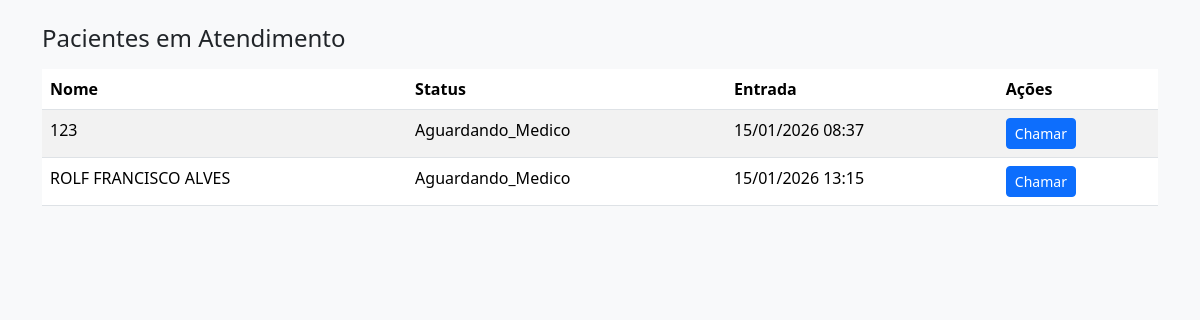
Page /medico/lista_pacientes/ (signed in) on the earlier database version.
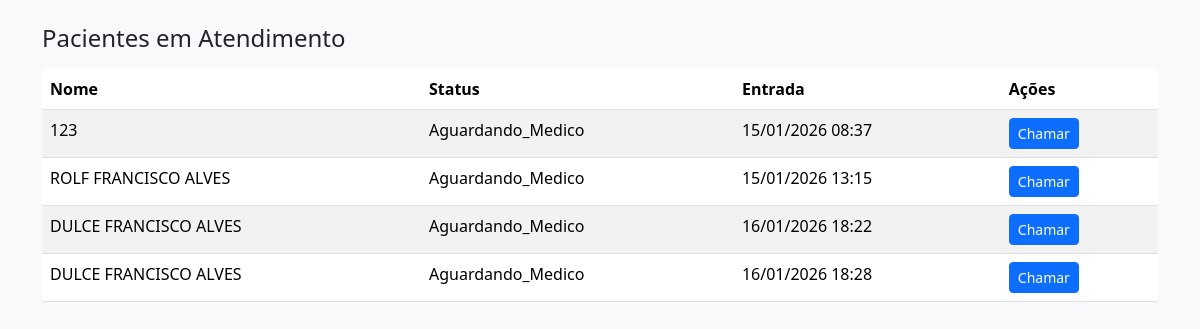
Same page on the later database version.
### triagem/models.py (models this page shows, shortened)
class FilaTriagem(models.Model):
    STATUS_CHOICES = [
        ('aguardando_medico', 'Aguardando Médico'),
        ('em_atendimento', 'Em Atendimento'),
        ('finalizado', 'Finalizado'),
    ]
    paciente = models.ForeignKey(Paciente, on_delete=models.CASCADE)
    data_entrada = models.DateTimeField(auto_now_add=True)
    atendido = models.BooleanField(default=False)
    status = models.CharField(max_length=20, choices=STATUS_CHOICES, default='aguardando_medico')

### paciente/models.py (models this page shows, shortened)
class Paciente(models.Model):
    nome = models.CharField(max_length=100)
    nome_social = models.CharField(max_length=100, blank=True, null=True)
    nome_mae = models.CharField(max_length=100)
    nome_pai = models.CharField(max_length=100, blank=True, null=True)
    cpf = models.CharField(
        max_length=14,
        unique=True,
        validators=[
            RegexValidator(
                r'^\d{3}\.\d{3}\.\d{3}-\d{2}$',
                'CPF inválido! Use XXX.XXX.XXX-XX'
            )
        ]
    )
    data_nascimento = models.DateField()
    SEXO_BIOLOGICO_CHOICES = [
        ('M', 'Masculino'),
        ('F', 'Feminino'),
        ('I', 'Intersexo'),
    ]
    sexo_biologico = models.CharField(max_length=1, choices=SEXO_BIOLOGICO_CHOICES)
    identidade_genero = models.CharField(max_length=50)
    orientacao_sexual = models.CharField(max_length=50)
    NACIONALIDADE_CHOICES = [
        ('BRASILEIRA', 'Brasileira'),
        ('ARGENTINA', 'Argentina'),
        ('BOLIVIANA', 'Boliviana'),
        ('CHILENA', 'Chilena'),
        ('COLOMBIANA', 'Colombiana'),
        ('PARAGUAIA', 'Paraguaia'),
        ('PERUANA', 'Peruana'),
        ('URUGUAIA', 'Uruguaia'),
        ('VENEZUELANA', 'Venezuelana'),
        ('OUTRA', 'Outra'),
    ]
    nacionalidade = models.CharField(
        max_length=20,
        choices=NACIONALIDADE_CHOICES,
        default='BRASILEIRA'
    )
    naturalidade = models.CharField(max_length=100)
    RACA_COR_CHOICES = [
        ('BRANCA', 'Branca'),
        ('PRETA', 'Preta'),
        ('PARDA', 'Parda'),
        ('AMARELA', 'Amarela'),
        ('INDIGENA', 'Indígena'),
    ]
    raca_cor = models.CharField(max_length=10, choices=RACA_COR_CHOICES)
    ESTADO_CIVIL_CHOICES = [
        ('SOLTEIRO', 'Solteiro(a)'),
        ('CASADO', 'Casado(a)'),
        ('DIVORCIADO', 'Divorciado(a)'),
        ('VIUVO', 'Viúvo(a)'),
        ('UNIAO_ESTAVEL', 'União Estável'),
    ]
    estado_civil = models.CharField(max_length=20, choices=ESTADO_CIVIL_CHOICES)
    ESCOLARIDADE_CHOICES = [
        ('SEM_INSTRUCAO', 'Sem instrução'),
        ('FUNDAMENTAL_INCOMPLETO', 'Fundamental incompleto'),
        ('FUNDAMENTAL_COMPLETO', 'Fundamental completo'),
        ('MEDIO_INCOMPLETO', 'Médio incompleto'),
        ('MEDIO_COMPLETO', 'Médio completo'),
        ('SUPERIOR_INCOMPLETO', 'Superior incompleto'),
        ('SUPERIOR_COMPLETO', 'Superior completo'),
        ('POS_GRADUACAO', 'Pós-graduação'),
        ('MESTRADO', 'Mestrado'),
        ('DOUTORADO', 'Doutorado'),
    ]
    escolaridade = models.CharField(max_length=30, choices=ESCOLARIDADE_CHOICES)
    profissao = models.CharField(max_length=50)
    rg = models.CharField(max_length=20)
    orgao_emissor = models.CharField(max_length=10)
    UF_CHOICES = [
        ('AC','AC'), ('AL','AL'), ('AP','AP'), ('AM','AM'),
        ('BA','BA'), ('CE','CE'), ('DF','DF'), ('ES','ES'),
        ('GO','GO'), ('MA','MA'), ('MT','MT'), ('MS','MS'),
        ('MG','MG'), ('PA','PA'), ('PB','PB'), ('PR','PR'),
        ('PE','PE'), ('PI','PI'), ('RJ','RJ'), ('RN','RN'),
        ('RS','RS'), ('RO','RO'), ('RR','RR'), ('SC','SC'),
        ('SP','SP'), ('SE','SE'), ('TO','TO'),
    ]
    uf_rg = models.CharField(max_length=2, choices=UF_CHOICES)
    cep = models.CharField(
        max_length=9,
        validators=[
            RegexValidator(
                r'^\d{5}-\d{3}$',
                'CEP inválido! Use XXXXX-XXX'
            )
        ]
    )
    endereco = models.CharField(max_length=100)
    numero = models.CharField(max_length=10)
    complemento = models.CharField(max_length=50, blank=True, null=True)
    bairro = models.CharField(max_length=50)
    municipio = models.CharField(max_length=50)
    uf = models.CharField(max_length=2, choices=UF_CHOICES)
    ZONA_CHOICES = [
        ('URBANA', 'Urbana'),
        ('RURAL', 'Rural'),
    ]
    zona = models.CharField(max_length=6, choices=ZONA_CHOICES)
    telefone_fixo = models.CharField(
        max_length=15,
        blank=True,
        null=True,
        validators=[
            RegexValidator(
                r'^\(\d{2}\)\s\d{4}-\d{4}$',
                'Telefone inválido! Use (XX) XXXX-XXXX'
            )
        ]
    )
    celular = models.CharField(
        max_length=15,
        validators=[
            RegexValidator(
                r'^\(\d{2}\)\s\d{5}-\d{4}$',
                'Celular inválido! Use (XX) XXXXX-XXXX'
            )
        ]
    )
    whatsapp = models.BooleanField(default=False)
    email = models.EmailField(blank=True, null=True)
    cartao_sus = models.CharField(max_length=18, blank=True, null=True)
    criado_por = models.ForeignKey(
        User,
        on_delete=models.SET_NULL,
        null=True,
        blank=True,
        related_name='pacientes_criados'
    )
    data_criacao = models.DateTimeField(default=timezone.now, editable=False)
    data_atualizacao = models.DateTimeField(auto_now=True)

### medico/decorators.py (the view)
        def _wrapped_view(request, *args, **kwargs):
            if request.user.is_authenticated and (
                request.user.is_superuser or
                request.user.groups.filter(name__in=grupos).exists()
            ):
                return view_func(request, *args, **kwargs)
            raise PermissionDenied  # ← ISSO ativa o 403.html

### medico/views.py (called while the page is built)
@login_required
@grupo_requerido(['Medico'])
def lista_pacientes(request):
    pacientes_fila = FilaTriagem.objects.filter(
        status__in=['aguardando_medico', 'em_atendimento']
    ).order_by('data_entrada')
    return render(request, 'medico/lista_pacientes.html', {'pacientes_fila': pacientes_fila})

### medico/templates/medico/lista_pacientes.html (shortened to what this page needs)
<!DOCTYPE html>
<html lang="pt-br">
<head>
<link rel="stylesheet" href="https://cdn.jsdelivr.net/npm/bootstrap@5.3.2/dist/css/bootstrap.min.css">
</head>
<body class="bg-light">
<div class="container mt-4">
    <h4>Pacientes em Atendimento</h4>
    <table class="table table-striped mt-3">
        <thead>
            <tr>
                <th>Nome</th>
                <th>Status</th>
                <th>Entrada</th>
                <th>Ações</th>
            </tr>
        </thead>
        <tbody>
            {% for fila in pacientes_fila %}
            <tr>
                <td>{{ fila.paciente.nome }}</td>
                <td>{{ fila.status|title }}</td>
                <td>{{ fila.data_entrada|date:"d/m/Y H:i" }}</td>
                <td>
                    {% if fila.status == "aguardando_medico" %}
                        <a href="{% url 'medico:chamar_proximo_paciente' %}" class="btn btn-primary btn-sm">Chamar</a>
                    {% elif fila.status == "em_atendimento" and fila.paciente.atendimentomedico_set.last %}
                        <a href="{% url 'medico:atendimento_medico' fila.paciente.atendimentomedico_set.last.id %}" class="btn btn-warning btn-sm">Visualizar</a>
                    {% endif %}
                </td>
            </tr>
            {% empty %}
            <tr>
                <td colspan="4" class="text-center">Nenhum paciente na fila.</td>
            </tr>
            {% endfor %}
        </tbody>
    </table>
</div>
</body>
</html>

Differences in the rows shown:
added FilaTriagem: paciente.nome "DULCE FRANCISCO ALVES", status "Aguardando_Medico", data_entrada "16/01/2026 18:22", shows "Chamar"
added FilaTriagem: paciente.nome "DULCE FRANCISCO ALVES", status "Aguardando_Medico", data_entrada "16/01/2026 18:28", shows "Chamar"
